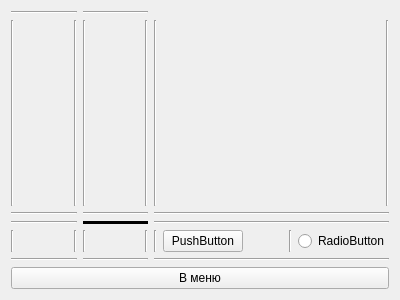
<?xml version="1.0" encoding="UTF-8"?>
<ui version="4.0">
 <class>EditDevicesInBuldingWindow</class>
 <widget class="QWidget" name="EditDevicesInBuldingWindow">
  <property name="geometry">
   <rect>
    <x>0</x>
    <y>0</y>
    <width>400</width>
    <height>300</height>
   </rect>
  </property>
  <property name="windowTitle">
   <string>Form</string>
  </property>
  <layout class="QVBoxLayout" name="verticalLayout_7">
   <item>
    <layout class="QGridLayout" name="gridLayout">
     <item row="1" column="1">
      <layout class="QVBoxLayout" name="verticalLayout_4">
       <item>
        <widget class="Line" name="line_13">
         <property name="frameShadow">
          <enum>QFrame::Plain</enum>
         </property>
         <property name="lineWidth">
          <number>3</number>
         </property>
         <property name="orientation">
          <enum>Qt::Horizontal</enum>
         </property>
        </widget>
       </item>
       <item>
        <layout class="QHBoxLayout" name="horizontalLayout_4">
         <item>
          <widget class="Line" name="line_14">
           <property name="orientation">
            <enum>Qt::Vertical</enum>
           </property>
          </widget>
         </item>
         <item>
          <spacer name="horizontalSpacer_4">
           <property name="orientation">
            <enum>Qt::Horizontal</enum>
           </property>
           <property name="sizeHint" stdset="0">
            <size>
             <width>40</width>
             <height>20</height>
            </size>
           </property>
          </spacer>
         </item>
         <item>
          <widget class="Line" name="line_15">
           <property name="orientation">
            <enum>Qt::Vertical</enum>
           </property>
          </widget>
         </item>
        </layout>
       </item>
       <item>
        <widget class="Line" name="line_16">
         <property name="orientation">
          <enum>Qt::Horizontal</enum>
         </property>
        </widget>
       </item>
      </layout>
     </item>
     <item row="1" column="0">
      <layout class="QVBoxLayout" name="verticalLayout_3">
       <item>
        <widget class="Line" name="line_9">
         <property name="orientation">
          <enum>Qt::Horizontal</enum>
         </property>
        </widget>
       </item>
       <item>
        <layout class="QHBoxLayout" name="horizontalLayout_3">
         <item>
          <widget class="Line" name="line_10">
           <property name="orientation">
            <enum>Qt::Vertical</enum>
           </property>
          </widget>
         </item>
         <item>
          <spacer name="horizontalSpacer_3">
           <property name="orientation">
            <enum>Qt::Horizontal</enum>
           </property>
           <property name="sizeHint" stdset="0">
            <size>
             <width>40</width>
             <height>20</height>
            </size>
           </property>
          </spacer>
         </item>
         <item>
          <widget class="Line" name="line_11">
           <property name="orientation">
            <enum>Qt::Vertical</enum>
           </property>
          </widget>
         </item>
        </layout>
       </item>
       <item>
        <widget class="Line" name="line_12">
         <property name="orientation">
          <enum>Qt::Horizontal</enum>
         </property>
        </widget>
       </item>
      </layout>
     </item>
     <item row="0" column="1">
      <layout class="QVBoxLayout" name="verticalLayout_2">
       <item>
        <widget class="Line" name="line_5">
         <property name="orientation">
          <enum>Qt::Horizontal</enum>
         </property>
        </widget>
       </item>
       <item>
        <layout class="QHBoxLayout" name="horizontalLayout_2">
         <item>
          <widget class="Line" name="line_6">
           <property name="orientation">
            <enum>Qt::Vertical</enum>
           </property>
          </widget>
         </item>
         <item>
          <spacer name="horizontalSpacer_2">
           <property name="orientation">
            <enum>Qt::Horizontal</enum>
           </property>
           <property name="sizeHint" stdset="0">
            <size>
             <width>40</width>
             <height>20</height>
            </size>
           </property>
          </spacer>
         </item>
         <item>
          <widget class="Line" name="line_7">
           <property name="orientation">
            <enum>Qt::Vertical</enum>
           </property>
          </widget>
         </item>
        </layout>
       </item>
       <item>
        <widget class="Line" name="line_8">
         <property name="orientation">
          <enum>Qt::Horizontal</enum>
         </property>
        </widget>
       </item>
      </layout>
     </item>
     <item row="0" column="0">
      <layout class="QVBoxLayout" name="verticalLayout">
       <item>
        <widget class="Line" name="line">
         <property name="orientation">
          <enum>Qt::Horizontal</enum>
         </property>
        </widget>
       </item>
       <item>
        <layout class="QHBoxLayout" name="horizontalLayout">
         <item>
          <widget class="Line" name="line_4">
           <property name="orientation">
            <enum>Qt::Vertical</enum>
           </property>
          </widget>
         </item>
         <item>
          <spacer name="horizontalSpacer">
           <property name="orientation">
            <enum>Qt::Horizontal</enum>
           </property>
           <property name="sizeHint" stdset="0">
            <size>
             <width>40</width>
             <height>20</height>
            </size>
           </property>
          </spacer>
         </item>
         <item>
          <widget class="Line" name="line_3">
           <property name="cursor">
            <cursorShape>PointingHandCursor</cursorShape>
           </property>
           <property name="mouseTracking">
            <bool>false</bool>
           </property>
           <property name="orientation">
            <enum>Qt::Vertical</enum>
           </property>
          </widget>
         </item>
        </layout>
       </item>
       <item>
        <widget class="Line" name="line_2">
         <property name="orientation">
          <enum>Qt::Horizontal</enum>
         </property>
        </widget>
       </item>
      </layout>
     </item>
     <item row="0" column="2">
      <layout class="QVBoxLayout" name="verticalLayout_5">
       <item>
        <widget class="Line" name="line_17">
         <property name="enabled">
          <bool>true</bool>
         </property>
         <property name="lineWidth">
          <number>0</number>
         </property>
         <property name="orientation">
          <enum>Qt::Horizontal</enum>
         </property>
        </widget>
       </item>
       <item>
        <layout class="QHBoxLayout" name="horizontalLayout_5">
         <item>
          <widget class="Line" name="line_18">
           <property name="orientation">
            <enum>Qt::Vertical</enum>
           </property>
          </widget>
         </item>
         <item>
          <spacer name="horizontalSpacer_5">
           <property name="orientation">
            <enum>Qt::Horizontal</enum>
           </property>
           <property name="sizeHint" stdset="0">
            <size>
             <width>40</width>
             <height>20</height>
            </size>
           </property>
          </spacer>
         </item>
         <item>
          <widget class="Line" name="line_19">
           <property name="orientation">
            <enum>Qt::Vertical</enum>
           </property>
          </widget>
         </item>
        </layout>
       </item>
       <item>
        <widget class="Line" name="line_20">
         <property name="orientation">
          <enum>Qt::Horizontal</enum>
         </property>
        </widget>
       </item>
      </layout>
     </item>
     <item row="1" column="2">
      <layout class="QVBoxLayout" name="verticalLayout_6">
       <item>
        <widget class="Line" name="line_21">
         <property name="orientation">
          <enum>Qt::Horizontal</enum>
         </property>
        </widget>
       </item>
       <item>
        <layout class="QHBoxLayout" name="horizontalLayout_6">
         <item>
          <widget class="Line" name="line_22">
           <property name="orientation">
            <enum>Qt::Vertical</enum>
           </property>
          </widget>
         </item>
         <item>
          <widget class="QPushButton" name="pushButton">
           <property name="text">
            <string>PushButton</string>
           </property>
          </widget>
         </item>
         <item>
          <spacer name="horizontalSpacer_6">
           <property name="orientation">
            <enum>Qt::Horizontal</enum>
           </property>
           <property name="sizeHint" stdset="0">
            <size>
             <width>40</width>
             <height>20</height>
            </size>
           </property>
          </spacer>
         </item>
         <item>
          <widget class="Line" name="line_23">
           <property name="orientation">
            <enum>Qt::Vertical</enum>
           </property>
          </widget>
         </item>
         <item>
          <widget class="QRadioButton" name="radioButton">
           <property name="text">
            <string>RadioButton</string>
           </property>
           <property name="checked">
            <bool>false</bool>
           </property>
          </widget>
         </item>
        </layout>
       </item>
       <item>
        <widget class="Line" name="line_24">
         <property name="orientation">
          <enum>Qt::Horizontal</enum>
         </property>
        </widget>
       </item>
      </layout>
     </item>
    </layout>
   </item>
   <item>
    <widget class="QPushButton" name="menu_but">
     <property name="text">
      <string>В меню</string>
     </property>
    </widget>
   </item>
  </layout>
 </widget>
 <resources/>
 <connections/>
</ui>
